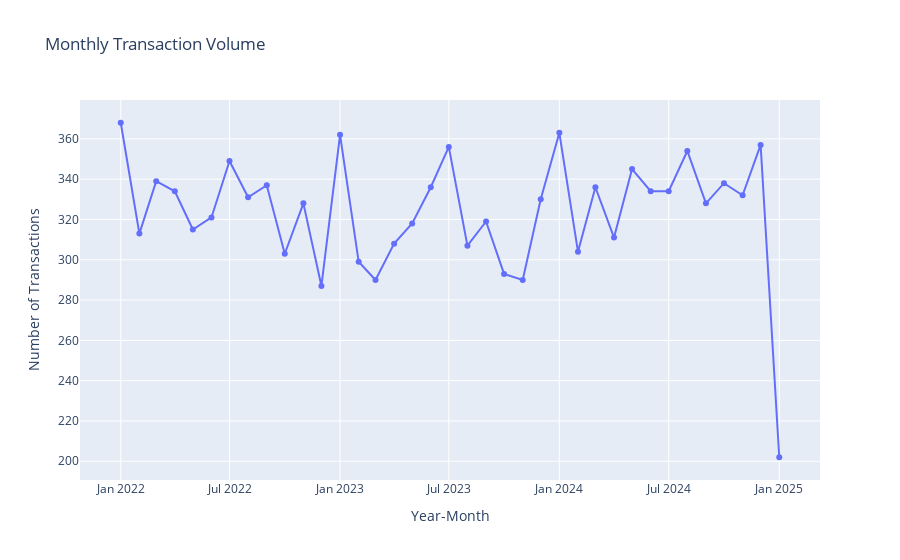

Notebook code cell kept with this figure:
### Code cell
fig2 = px.line(monthly_txn, x='YearMonth', y='Transaction_Count', markers=True,
               title='Monthly Transaction Volume')
fig2.update_layout(xaxis_title='Year-Month', yaxis_title='Number of Transactions')

### Figure 1 — Plotly figure (JSON) as saved in the notebook; plotly's stock layout.template omitted (floating-point values rounded to 4 significant figures)
{"data": [{"hovertemplate": "YearMonth=%{x}<br>Transaction_Count=%{y}<extra></extra>", "legendgroup": "", "line": {"color": "#636efa", "dash": "solid"}, "marker": {"symbol": "circle"}, "mode": "lines+markers", "name": "", "orientation": "v", "showlegend": false, "type": "scatter", "x": ["2022-01", "2022-02", "2022-03", "2022-04", "2022-05", "2022-06", "2022-07", "2022-08", "2022-09", "2022-10", "2022-11", "2022-12", "2023-01", "2023-02", "2023-03", "2023-04", "2023-05", "2023-06", "2023-07", "2023-08", "2023-09", "2023-10", "2023-11", "2023-12", "2024-01", "2024-02", "2024-03", "2024-04", "2024-05", "2024-06", "2024-07", "2024-08", "2024-09", "2024-10", "2024-11", "2024-12", "2025-01"], "xaxis": "x", "y": [368, 313, 339, 334, 315, 321, 349, 331, 337, 303, 328, 287, 362, 299, 290, 308, 318, 336, 356, 307, 319, 293, 290, 330, 363, 304, 336, 311, 345, 334, 334, 354, 328, 338, 332, 357, 202], "yaxis": "y"}], "layout": {"autosize": true, "legend": {"tracegroupgap": 0}, "title": {"text": "Monthly Transaction Volume"}, "xaxis": {"anchor": "y", "autorange": true, "domain": [0, 1], "range": ["2021-10-26 16:22:35.7775", "2025-03-08 07:37:24.2225"], "title": {"text": "Year-Month"}, "type": "date"}, "yaxis": {"anchor": "x", "autorange": true, "domain": [0, 1], "range": [188.3, 381.7], "title": {"text": "Number of Transactions"}, "type": "linear"}}}
